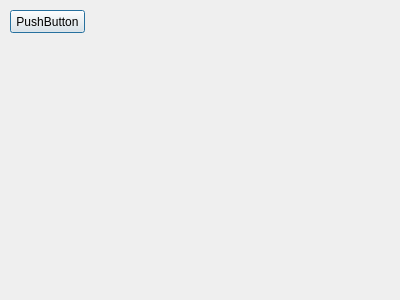
<?xml version="1.0" encoding="UTF-8"?>
<ui version="4.0">
 <class>Dialog</class>
 <widget class="QDialog" name="Dialog">
  <property name="geometry">
   <rect>
    <x>0</x>
    <y>0</y>
    <width>400</width>
    <height>300</height>
   </rect>
  </property>
  <property name="windowTitle">
   <string>Dialog</string>
  </property>
  <widget class="QPushButton" name="pushButton">
   <property name="geometry">
    <rect>
     <x>10</x>
     <y>10</y>
     <width>75</width>
     <height>23</height>
    </rect>
   </property>
   <property name="text">
    <string>PushButton</string>
   </property>
   <property name="checkable">
    <bool>true</bool>
   </property>
  </widget>
 </widget>
 <resources/>
 <connections/>
</ui>
